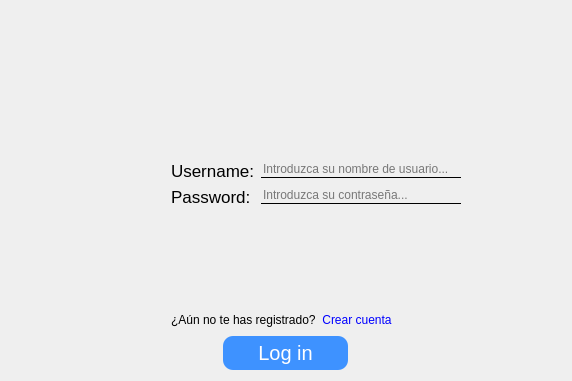
<?xml version="1.0" encoding="UTF-8"?>
<ui version="4.0">
 <class>Dialog</class>
 <widget class="QDialog" name="Dialog">
  <property name="geometry">
   <rect>
    <x>0</x>
    <y>0</y>
    <width>572</width>
    <height>381</height>
   </rect>
  </property>
  <property name="windowTitle">
   <string>Login</string>
  </property>
  <property name="windowIcon">
   <iconset resource="src/resources.qrc">
    <normaloff>:/logo/iconoProyecto.png</normaloff>:/logo/iconoProyecto.png</iconset>
  </property>
  <layout class="QVBoxLayout" name="verticalLayout_6">
   <item>
    <layout class="QVBoxLayout" name="verticalLayout">
     <item>
      <layout class="QVBoxLayout" name="verticalLayout_2">
       <property name="sizeConstraint">
        <enum>QLayout::SetDefaultConstraint</enum>
       </property>
       <item>
        <widget class="QLabel" name="label">
         <property name="sizePolicy">
          <sizepolicy hsizetype="Maximum" vsizetype="Maximum">
           <horstretch>0</horstretch>
           <verstretch>0</verstretch>
          </sizepolicy>
         </property>
         <property name="minimumSize">
          <size>
           <width>550</width>
           <height>100</height>
          </size>
         </property>
         <property name="maximumSize">
          <size>
           <width>200</width>
           <height>250</height>
          </size>
         </property>
         <property name="cursor">
          <cursorShape>ArrowCursor</cursorShape>
         </property>
         <property name="styleSheet">
          <string notr="true"/>
         </property>
         <property name="text">
          <string>&lt;html&gt;&lt;head/&gt;&lt;body&gt;&lt;p&gt;&lt;img src=&quot;:/logo/logoProyecto.png&quot;/&gt;&lt;/p&gt;&lt;/body&gt;&lt;/html&gt;</string>
         </property>
         <property name="scaledContents">
          <bool>false</bool>
         </property>
         <property name="alignment">
          <set>Qt::AlignCenter</set>
         </property>
        </widget>
       </item>
      </layout>
     </item>
     <item>
      <layout class="QFormLayout" name="formLayout_3">
       <property name="leftMargin">
        <number>160</number>
       </property>
       <item row="0" column="0">
        <widget class="QLabel" name="label_2">
         <property name="font">
          <font>
           <pointsize>13</pointsize>
          </font>
         </property>
         <property name="text">
          <string>Username:</string>
         </property>
        </widget>
       </item>
       <item row="0" column="1">
        <widget class="QLineEdit" name="lineEdit">
         <property name="sizePolicy">
          <sizepolicy hsizetype="Fixed" vsizetype="Fixed">
           <horstretch>0</horstretch>
           <verstretch>0</verstretch>
          </sizepolicy>
         </property>
         <property name="maximumSize">
          <size>
           <width>200</width>
           <height>16777215</height>
          </size>
         </property>
         <property name="styleSheet">
          <string notr="true">QLineEdit{
border: 0px;
border-bottom: 1px solid black;
background-color: transparent;
}</string>
         </property>
         <property name="placeholderText">
          <string>Introduzca su nombre de usuario...</string>
         </property>
        </widget>
       </item>
       <item row="1" column="0">
        <widget class="QLabel" name="label_3">
         <property name="font">
          <font>
           <pointsize>13</pointsize>
          </font>
         </property>
         <property name="text">
          <string>Password:</string>
         </property>
        </widget>
       </item>
       <item row="1" column="1">
        <widget class="QLineEdit" name="lineEdit_2">
         <property name="sizePolicy">
          <sizepolicy hsizetype="Fixed" vsizetype="Fixed">
           <horstretch>0</horstretch>
           <verstretch>0</verstretch>
          </sizepolicy>
         </property>
         <property name="maximumSize">
          <size>
           <width>200</width>
           <height>16777215</height>
          </size>
         </property>
         <property name="styleSheet">
          <string notr="true">QLineEdit{
border: 0px;
border-bottom: 1px solid black;
background-color: transparent;
}</string>
         </property>
         <property name="echoMode">
          <enum>QLineEdit::Password</enum>
         </property>
         <property name="placeholderText">
          <string>Introduzca su contraseña...</string>
         </property>
        </widget>
       </item>
      </layout>
     </item>
     <item>
      <layout class="QHBoxLayout" name="horizontalLayout_3">
       <property name="leftMargin">
        <number>160</number>
       </property>
       <item>
        <widget class="QLabel" name="label_4">
         <property name="text">
          <string>¿Aún no te has registrado?</string>
         </property>
        </widget>
       </item>
       <item>
        <widget class="QPushButton" name="pushButton_2">
         <property name="sizePolicy">
          <sizepolicy hsizetype="Fixed" vsizetype="Fixed">
           <horstretch>0</horstretch>
           <verstretch>0</verstretch>
          </sizepolicy>
         </property>
         <property name="cursor">
          <cursorShape>PointingHandCursor</cursorShape>
         </property>
         <property name="styleSheet">
          <string notr="true">QPushButton{
background-color: transparent;
border: 0;
color: blue;
}
QPushButton:hover{
text-decoration: underline;
}</string>
         </property>
         <property name="text">
          <string>Crear cuenta</string>
         </property>
        </widget>
       </item>
       <item>
        <spacer name="horizontalSpacer">
         <property name="orientation">
          <enum>Qt::Horizontal</enum>
         </property>
         <property name="sizeHint" stdset="0">
          <size>
           <width>40</width>
           <height>20</height>
          </size>
         </property>
        </spacer>
       </item>
      </layout>
     </item>
     <item>
      <layout class="QHBoxLayout" name="horizontalLayout">
       <item>
        <widget class="QPushButton" name="pushButton">
         <property name="sizePolicy">
          <sizepolicy hsizetype="Fixed" vsizetype="Fixed">
           <horstretch>0</horstretch>
           <verstretch>0</verstretch>
          </sizepolicy>
         </property>
         <property name="font">
          <font>
           <pointsize>15</pointsize>
          </font>
         </property>
         <property name="cursor">
          <cursorShape>PointingHandCursor</cursorShape>
         </property>
         <property name="styleSheet">
          <string notr="true">QPushButton{
background-color:rgb(62, 146, 255);
color: white;
border-radius: 10px;
padding: 5px 35px 5px 35px;
}
QPushButton:hover{
background-color: rgb(62, 62, 255)
}</string>
         </property>
         <property name="text">
          <string>Log in</string>
         </property>
        </widget>
       </item>
      </layout>
     </item>
    </layout>
   </item>
  </layout>
 </widget>
 <resources>
  <include location="src/resources.qrc"/>
 </resources>
 <connections/>
</ui>
